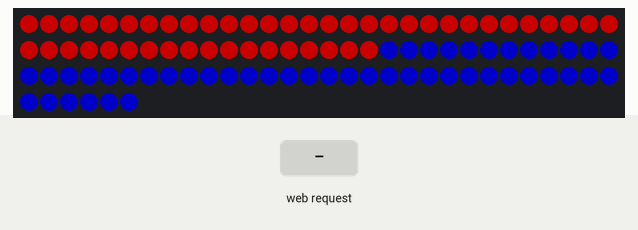
Recording of a sketch running on a simulated ESP32. Parts: 96 RGB LEDs in strip order, left to right, continuing on the next row. The test bench sets the inputs (shaded band). Dim RGB values are drawn brighter than linear; what the sketch prints to the serial monitor is not drawn.

Above: at 1.2 s.
1.3 s: HTTP request GET /mode?m=1 received
At 1.46 s:
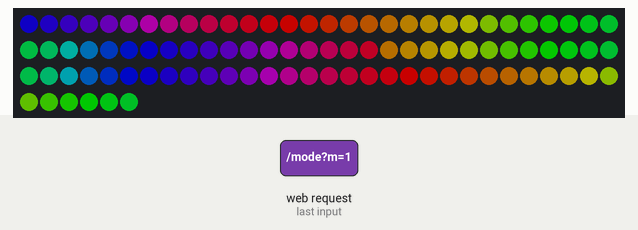
3.7 s: HTTP request GET /color?t=1 received
At 3.89 s:
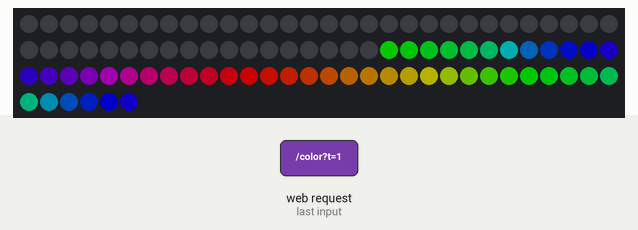
6.1 s: HTTP request GET /mode received
At 6.8 s:
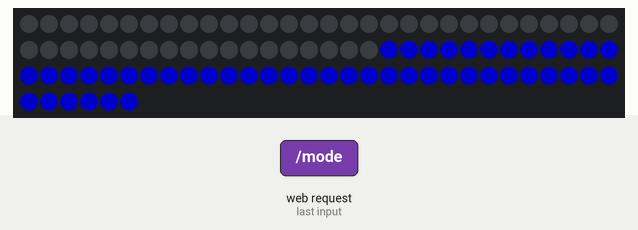
7.6 s: HTTP request GET /color received
At 8.8 s:
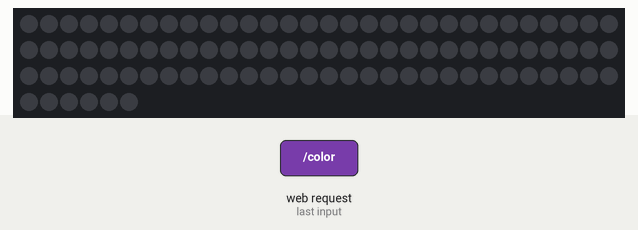
9.1 s: HTTP request GET /color?r=120 received
At 10.1 s:
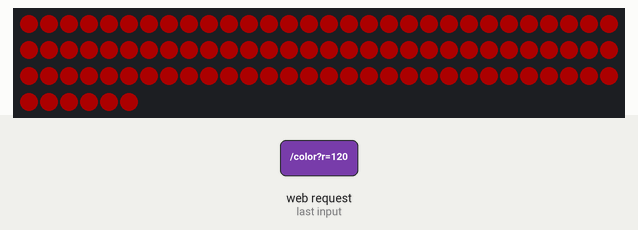
10.6 s: HTTP request GET /color?t=1&m=1&r=1 received
At 11.3 s:
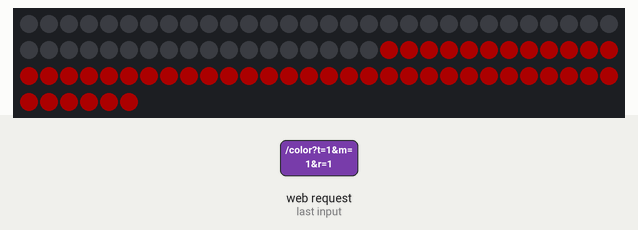
Timing chart, 0 to 13.1 s (numbered marks = the images above; inputs shaded):
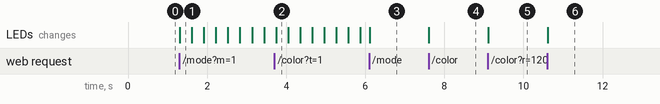

The sketch:

2.0.0.ino
```cpp
#include <WiFi.h>
#include <WebServer.h>
#include <FastLED.h>

// ================= 設定區 =================
const char* ap_ssid     = "My_Light_Stick";
const char* ap_password = "88888888";
// =========================================

#define LED_PIN     8
#define NUM_LEDS    96
#define HALF_LEDS   48
#define LED_TYPE    WS2812B
#define COLOR_ORDER GRB

CRGB leds[NUM_LEDS];
WebServer server(80);

// --- 系統變數 ---
uint8_t brightness = 100;
uint8_t effectSpeed = 30; // 速度 (1-255, 越小越快)

// --- 狀態變數 (0=靜態, 1=彩虹, 2=呼吸, 3=跑馬燈) ---
int modeA = 0;
int modeB = 0;
CRGB colorA = CRGB::Red;   // A 預設顏色
CRGB colorB = CRGB::Blue;  // B 預設顏色

// --- 網頁介面 ---
const char index_html[] PROGMEM = R"rawliteral(
<!DOCTYPE HTML><html>
<head>
  <meta name="viewport" content="width=device-width, initial-scale=1, user-scalable=no">
  <meta charset="UTF-8">
  <title>光棍特效版 V6</title>
  <style>
    body { font-family: 'Verdana', sans-serif; background-color: #000; color: white; text-align: center; margin: 0; padding: 10px; user-select: none; }

    /* 雙截預覽 */
    .stick-container { display: flex; flex-direction: column; align-items: center; margin: 15px 0; gap: 4px; }
    .stick-part { width: 70px; height: 80px; background: #111; border: 2px solid #333; display: flex; align-items: center; justify-content: center; font-size: 14px; color: #555; font-weight: bold; transition: 0.2s; }
    #preview-top { border-radius: 12px 12px 0 0; border-bottom: none; }
    #preview-btm { border-radius: 0 0 12px 12px; border-top: none; }

    /* 控制區塊 */
    .panel { background: #1a1a1a; padding: 15px; border-radius: 12px; margin-bottom: 15px; border: 1px solid #333; }

    /* 模式按鈕 (SYNC/TOP/BTM) */
    .mode-group { display: flex; gap: 5px; margin-bottom: 15px; }
    .mode-btn { flex: 1; padding: 12px; background: #333; border: 2px solid #444; color: #aaa; border-radius: 8px; cursor: pointer; font-weight: bold; }
    .mode-btn.active { border-color: #00e5ff; color: #000; background: #00e5ff; }

    /* 特效按鈕矩陣 */
    .fx-grid { display: grid; grid-template-columns: 1fr 1fr; gap: 8px; margin-bottom: 15px; }
    .fx-btn { padding: 15px; background: #222; border: 1px solid #444; color: #fff; border-radius: 8px; cursor: pointer; font-size: 14px; }
    .fx-btn.active { background: #ff9800; color: #000; border-color: #ff9800; font-weight: bold; }

    /* 拉桿與色盤 */
    .row { display: flex; align-items: center; gap: 10px; margin: 10px 0; justify-content: space-between; }
    input[type=range] { flex-grow: 1; height: 8px; border-radius: 4px; background: #444; outline: none; -webkit-appearance: none; }
    input[type=range]::-webkit-slider-thumb { -webkit-appearance: none; width: 24px; height: 24px; border-radius: 50%; background: #fff; }
    input[type=color] { border: none; width: 60px; height: 40px; border-radius: 5px; background: none; }

    .btn-off { width: 100%; padding: 15px; background: #222; border: 2px solid #ff4444; color: #ff4444; border-radius: 10px; font-size: 18px; margin-top: 10px; }
  </style>
</head>
<body>
  <div class="stick-container">
    <div id="preview-top" class="stick-part">TOP</div>
    <div id="preview-btm" class="stick-part">BTM</div>
  </div>

  <div class="mode-group">
    <button id="btn-sync" class="mode-btn active" onclick="setTarget(0)">全合 SYNC</button>
    <button id="btn-top" class="mode-btn" onclick="setTarget(1)">上端 TOP</button>
    <button id="btn-btm" class="mode-btn" onclick="setTarget(2)">下端 BTM</button>
  </div>

  <div class="panel">
    <div class="fx-grid">
      <button class="fx-btn" onclick="setEffect(0)">🔵 靜態色</button>
      <button class="fx-btn" onclick="setEffect(1)">🌈 彩虹流動</button>
      <button class="fx-btn" onclick="setEffect(2)">🫁 呼吸燈</button>
      <button class="fx-btn" onclick="setEffect(3)">🏃 跑馬燈</button>
    </div>

    <div class="row">
      <span>顏色選擇</span>
      <input type="color" id="picker" value="#ff0000" oninput="setColor(this.value)">
    </div>

    <div class="row">
      <span>速度</span>
      <input type="range" min="1" max="100" value="30" oninput="setSpeed(this.value)">
    </div>

    <div class="row">
      <span>亮度</span>
      <input type="range" min="0" max="255" value="100" oninput="setBri(this.value)">
    </div>
  </div>

  <button class="btn-off" onclick="turnOff()">關閉電源 OFF</button>

  <script>
    var target = 0; // 0=Sync, 1=Top, 2=Btm

    function setTarget(t) {
      target = t;
      document.querySelectorAll('.mode-btn').forEach(b => b.classList.remove('active'));
      if(t===0) document.getElementById('btn-sync').classList.add('active');
      if(t===1) document.getElementById('btn-top').classList.add('active');
      if(t===2) document.getElementById('btn-btm').classList.add('active');
    }

    function setEffect(mode) {
      // UI 反饋 (簡單變色示意)
      document.querySelectorAll('.fx-btn').forEach(b => b.classList.remove('active'));
      event.target.classList.add('active'); // 點擊的按鈕亮起

      updatePreview(mode, document.getElementById('picker').value);
      fetch("/mode?t=" + target + "&m=" + mode);
    }

    function setColor(hex) {
      var r = parseInt(hex.slice(1, 3), 16);
      var g = parseInt(hex.slice(3, 5), 16);
      var b = parseInt(hex.slice(5, 7), 16);

      // 如果選顏色，自動切回靜態模式(0)
      updatePreview(0, hex);
      fetch("/color?t=" + target + "&r=" + r + "&g=" + g + "&b=" + b);
    }

    function setSpeed(val) { fetch("/speed?val=" + val); }
    function setBri(val) { fetch("/bri?val=" + val); }
    function turnOff() { fetch("/off"); updatePreview(0, '#000000'); }

    function updatePreview(mode, color) {
      var top = document.getElementById('preview-top');
      var btm = document.getElementById('preview-btm');
      var displayColor = (mode === 0) ? color : (mode === 1 ? 'linear-gradient(45deg, red, yellow, green, blue)' : '#555');

      if(target === 0) { top.style.background = displayColor; btm.style.background = displayColor; }
      else if(target === 1) { top.style.background = displayColor; }
      else if(target === 2) { btm.style.background = displayColor; }
    }
  </script>
</body>
</html>
)rawliteral";

// --- 動畫核心邏輯 ---
void drawSegment(int start, int len, int mode, CRGB staticColor, uint8_t hue) {
  if (mode == 0) { // 靜態
    fill_solid(leds + start, len, staticColor);
  }
  else if (mode == 1) { // 彩虹
    fill_rainbow(leds + start, len, hue, 7);
  }
  else if (mode == 2) { // 呼吸
    float breath = (exp(sin(millis()/1000.0*PI)) - 0.36787944)*108.0;
    fill_solid(leds + start, len, staticColor);
    fadeToBlackBy(leds + start, len, 255 - breath);
  }
  else if (mode == 3) { // 跑馬燈
    fill_solid(leds + start, len, CRGB::Black);
    int pos = (millis() / (effectSpeed * 2)) % len;
    leds[start + pos] = staticColor;
    // 拖尾效果
    if(pos > 0) leds[start + pos - 1] = staticColor;
    leds[start + pos - 1].fadeToBlackBy(180);
  }
}

void setup() {
  Serial.begin(115200);
  FastLED.addLeds<LED_TYPE, LED_PIN, COLOR_ORDER>(leds, NUM_LEDS);
  FastLED.setBrightness(brightness);

  WiFi.softAP(ap_ssid, ap_password);
  Serial.print("IP: "); Serial.println(WiFi.softAPIP());

  server.on("/", []() { server.send(200, "text/html", index_html); });

  // 設定模式 (0=靜態, 1=彩虹...)
  server.on("/mode", []() {
    int t = server.arg("t").toInt();
    int m = server.arg("m").toInt();
    if (t == 0) { modeA = m; modeB = m; }
    else if (t == 1) { modeA = m; }
    else if (t == 2) { modeB = m; }
    server.send(200, "text/plain", "OK");
  });

  // 設定顏色
  server.on("/color", []() {
    int t = server.arg("t").toInt();
    int r = server.arg("r").toInt();
    int g = server.arg("g").toInt();
    int b = server.arg("b").toInt();
    CRGB c = CRGB(r, g, b);
    if (t == 0) { colorA = c; colorB = c; modeA = 0; modeB = 0; }
    else if (t == 1) { colorA = c; modeA = 0; }
    else if (t == 2) { colorB = c; modeB = 0; }
    server.send(200, "text/plain", "OK");
  });

  server.on("/speed", []() { effectSpeed = 101 - server.arg("val").toInt(); server.send(200, "text/plain", "OK"); });
  server.on("/bri", []() { FastLED.setBrightness(server.arg("val").toInt()); server.send(200, "text/plain", "OK"); });
  server.on("/off", []() { modeA=0; modeB=0; colorA=CRGB::Black; colorB=CRGB::Black; server.send(200, "text/plain", "OK"); });

  server.begin();
}

// --- 主迴圈 (這裡是最重要的動畫引擎) ---
void loop() {
  server.handleClient(); // 處理手機指令

  // 使用 FastLED 的計時器來產生動畫 (Hue 會一直變)
  uint8_t currentHue = beat8(effectSpeed);

  // 繪製上端 (0 ~ 47)
  drawSegment(0, HALF_LEDS, modeA, colorA, currentHue);

  // 繪製下端 (48 ~ 95)
  // 注意：這裡我們把 Hue 加上 128，讓上下兩段的彩虹顏色剛好錯開 (比較好看)
  drawSegment(HALF_LEDS, HALF_LEDS, modeB, colorB, currentHue + 128);

  FastLED.show();
  delay(10); // 給 Wi-Fi 一點喘息時間，避免過熱
}
```

Measured:
- after the input at 1.3 s, the LEDs: change at once (image 1)
- after the input at 3.7 s, the LEDs: change after 0.05 s (image 2)
- after the input at 6.1 s, the LEDs: change at once (image 3)
- after the input at 7.6 s, the LEDs: change at once (image 4)
- after the input at 9.1 s, the LEDs: change at once (image 5)
- after the input at 10.6 s, the LEDs: change at once (image 6)
